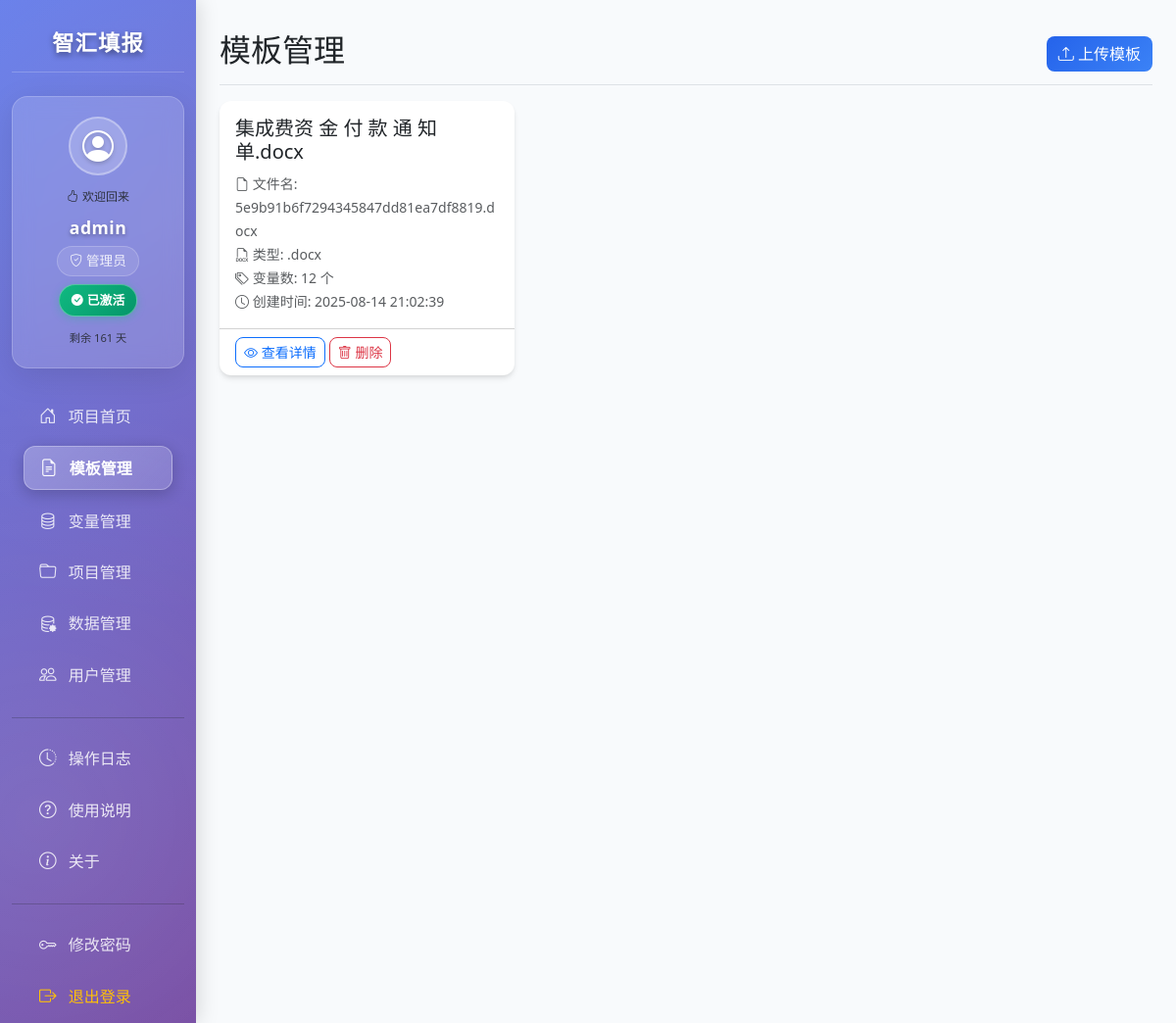
Screenshot of /templates (signed in) with the database file from the repository.
### tables this page shows
CREATE TABLE templates (
            id INTEGER PRIMARY KEY AUTOINCREMENT,
            name TEXT NOT NULL,
            filename TEXT NOT NULL,
            file_path TEXT NOT NULL,
            file_type TEXT NOT NULL,
            variables_count INTEGER DEFAULT 0,
            created_at TIMESTAMP DEFAULT CURRENT_TIMESTAMP
        , created_by INTEGER);

### app.py (the view, shortened to what this page needs)
@app.route('/templates')
@login_required
@permission_required('view_templates')
def templates():
    conn = get_db_connection()
    cursor = conn.cursor()
    current_user_id = session.get('user_id')
    current_user_role = session.get('role')
    if current_user_role == 'admin':
        cursor.execute('''
            SELECT t.id, t.name, t.filename, t.file_type, t.variables_count, t.created_at,
                   u.username as creator_name
            FROM templates t
            LEFT JOIN users u ON t.created_by = u.id
            ORDER BY t.created_at DESC
        ''')
    templates = cursor.fetchall()
    conn.close()
    return render_template('templates.html', templates=templates)

### app.py (called while the page is built)
def get_db_connection():
    db_path = os.path.join(app_path, 'system.db')
    return sqlite3.connect(db_path)

@app.context_processor
def inject_activation_status():
    if 'user_id' in session:
        activation_status = check_user_activation()
    else:
        activation_status = {'activated': False}
    return {'activation_status': activation_status}

### auth.py (called while the page is built)
def login_required(f):
    @wraps(f)
    def decorated_function(*args, **kwargs):
        if 'user_id' not in session:
            if request.is_json:
                return jsonify({'error': '请先登录'}), 401
            flash('请先登录', 'warning')
            return redirect(url_for('login'))
        return f(*args, **kwargs)
    return decorated_function

def permission_required(permission):
    def decorator(f):
        @wraps(f)
        def decorated_function(*args, **kwargs):
            if 'user_id' not in session:
                if request.is_json:
                    return jsonify({'error': '请先登录'}), 401
                flash('请先登录', 'warning')
                return redirect(url_for('login'))
            user_manager = UserManager()
            permissions = user_manager.get_user_permissions(session['user_id'])
            if permission not in permissions:
                if request.is_json:
                    return jsonify({'error': '权限不足'}), 403
                flash('权限不足', 'error')
                return redirect(url_for('index'))
            return f(*args, **kwargs)
        return decorated_function
    return decorator

    def get_user_permissions(self, user_id):
        try:
            conn = sqlite3.connect(self.db_path)
            cursor = conn.cursor()
            cursor.execute('SELECT role FROM users WHERE id = ?', (user_id,))
            user_role = cursor.fetchone()
            if not user_role:
                return []
            cursor.execute('''
                SELECT p.permission_name
                FROM permissions p
                JOIN role_permissions rp ON p.id = rp.permission_id
                WHERE rp.role = ?
            ''', (user_role[0],))
            permissions = [row[0] for row in cursor.fetchall()]
            conn.close()
            return permissions
        except Exception as e:
            print(f'获取权限错误: {e}')
            return []

### templates/templates.html (shortened to what this page needs)
{% extends "base.html" %}
{% block content %}
<div class="d-flex justify-content-between flex-wrap flex-md-nowrap align-items-center pt-3 pb-2 mb-3 border-bottom">
    <h1 class="h2">模板管理</h1>
    <div class="btn-toolbar mb-2 mb-md-0">
        <button type="button" class="btn btn-primary" onclick="uploadTemplate()">
            <i class="bi bi-upload"></i> 上传模板
        </button>
    </div>
</div>
<div class="row">
    {% if templates %}
        {% for template in templates %}
        <div class="col-md-6 col-lg-4 mb-4">
            <div class="card card-hover h-100">
                <div class="card-body">
                    <h5 class="card-title">{{ template[1] }}</h5>
                    <p class="card-text">
                        <small class="text-muted">
                            <i class="bi bi-file-earmark"></i> 文件名: {{ template[2] }}<br>
                            <i class="bi bi-filetype-{{ template[3][1:] }}"></i> 类型: {{ template[3] }}<br>
                            <i class="bi bi-tags"></i> 变量数: {{ template[4] }} 个<br>
                            <i class="bi bi-clock"></i> 创建时间: {{ template[5] }}
                        </small>
                    </p>
                </div>
                <div class="card-footer bg-transparent">
                    <button class="btn btn-outline-primary btn-sm" onclick="viewTemplate({{ template[0] }})">
                        <i class="bi bi-eye"></i> 查看详情
                    </button>
                    <button class="btn btn-outline-danger btn-sm" onclick="deleteTemplate({{ template[0] }})">
                        <i class="bi bi-trash"></i> 删除
                    </button>
                </div>
            </div>
        </div>
        {% endfor %}
    {% endif %}
</div>
{% endblock %}

### templates/base.html (style rules this page uses)
:root { --primary-color: #2563eb; --secondary-color: #64748b; --success-color: #059669; --warning-color: #d97706; --danger-color: #dc2626; --sidebar-bg: linear-gradient(135deg, #667eea 0%, #764ba2 100%); --card-shadow: 0 4px 6px -1px rgba(0, 0, 0, 0.1), 0 2px 4px -1px rgba(0, 0, 0, 0.06); }
body { font-family: 'Segoe UI', Tahoma, Geneva, Verdana, sans-serif; background-color: #f8fafc; }
.card { border: none; box-shadow: var(--card-shadow); border-radius: 12px; transition: all 0.3s ease; }
.btn { border-radius: 8px; font-weight: 500; transition: all 0.3s ease; }
.btn-primary { background: linear-gradient(135deg, var(--primary-color) 0%, #3b82f6 100%); border: none; }

### rows the page displays
templates: name "集成费资 金 付 款 通 知 单.docx", filename "5e9b91b6f7294345847dd81ea7df8819.docx", file_type ".docx", variables_count "12", created_at "2025-08-14 21:02:39"

### other values shown
{{ session.username }} "admin"
{{ session.role_name or '普通用户' }} "管理员"
{{ activation_status.days_remaining }} "161"
